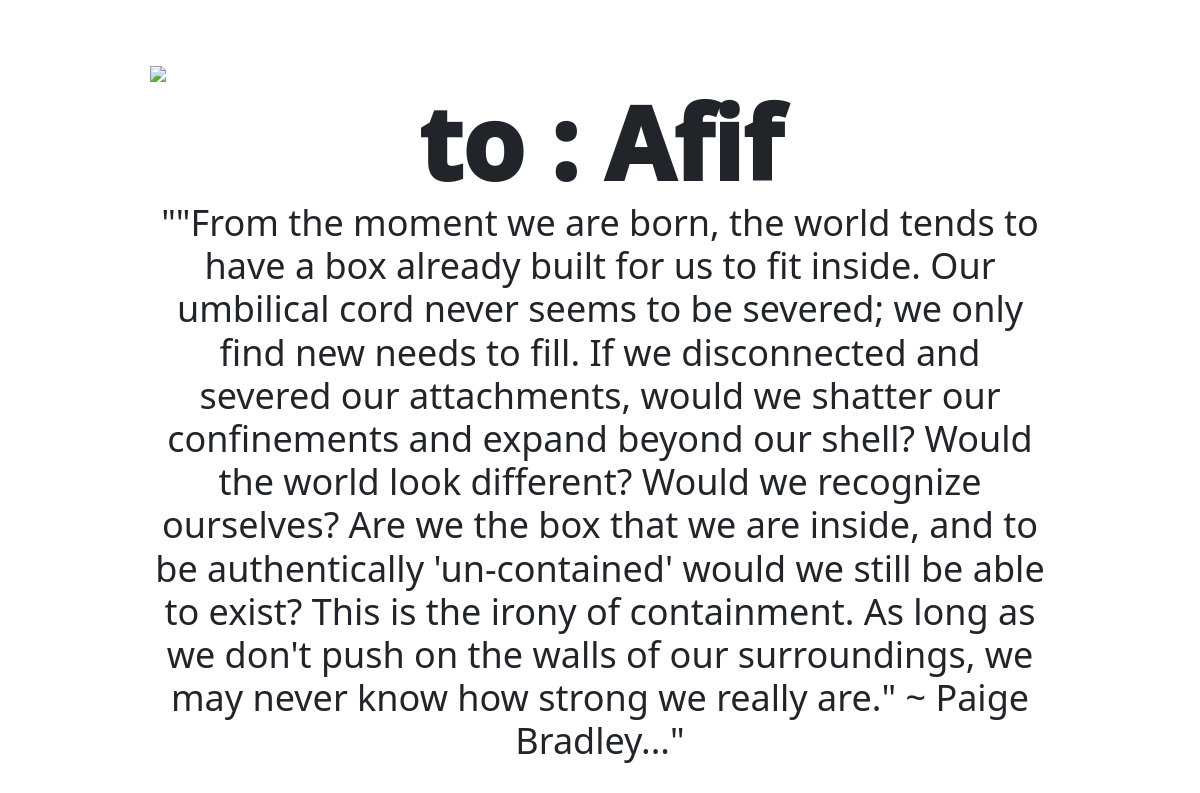
Screenshot of /php/messages.php?id=4 with the database file from the repository.
### tables this page shows
CREATE TABLE `story` (
  `story_id` int(11) NOT NULL,
  `from_who` varchar(15) NOT NULL,
  `messages` varchar(1200) NOT NULL
);

### controller/story.php (called while the page is built, shortened)
<?php
class Story{
    protected $model = '';
    public function __construct($model)
    {
        $this->model = $model;
    }
    public function detail($id)
    {
        $story = $this->model->getstoryById($id);
        require '../view/detail.php';
    }
}

### model/messageModel.php (called while the page is built, shortened)
<?php
class messageModel{
    protected $db;
    public function __construct($database)
    {
        $this->db = $database;
    }
    public function getstoryById($id)
    {
        $link = $this->db->openDbConnection();
        $query = 'SELECT * FROM story WHERE  story_id=:id';
        $result = $link->prepare($query);
        $result->bindValue(':id', $id, PDO::PARAM_INT);
        $result->execute();
        $story = array();
        while ($row = $result->fetch(PDO::FETCH_ASSOC)) {
            $story[] = $row;
        }
        $this->db->closeDbConnection($link);
		return $story;
    }
}

### view/detail.php (the view)
<body>
    <?php foreach($story as $row): ?>
    <form class="form">
        <h1>to : <?=$row['from_who'] ?> </h1>
        <h3>"<?=$row['messages'] ?>..."</h3>
    <?php endforeach ?>
    </body>

### assets/css/home.css (style rules this page uses)
* { font-family: 'segoe ui'; }
.form h1 { text-align: center; margin-bottom: -1px; font-weight: 1000; font-size: 100px; }
.form h3 { text-align: center; margin-bottom: 30px; font-weight: 500; font-size: 36px; }

### php/messages.php (style rules this page uses)
Body { background: url(https://assets.hongkiat.com/uploads/minimalist-dekstop-wallpapers/4k/original/10.jpg); background-size: cover; }

### rows the page displays
story: from_who "Afif", messages "\"From the moment we are born, the world tends to have a box already built for us to fit inside. Our umbilical cord never seems to be severed; we only find new needs to fill. If we disconnected and severed our attachments, would we shatter our confinements and expand beyond our shell? Would the world look different? Would we recognize ourselves? Are we the box that we are inside, and to be authentically 'un-contained' would we still be able to exist? This is the irony of containment. As long as we don't push on the walls of our surroundings, we may never know how strong we really are.\" ~ Paige Bradley"
